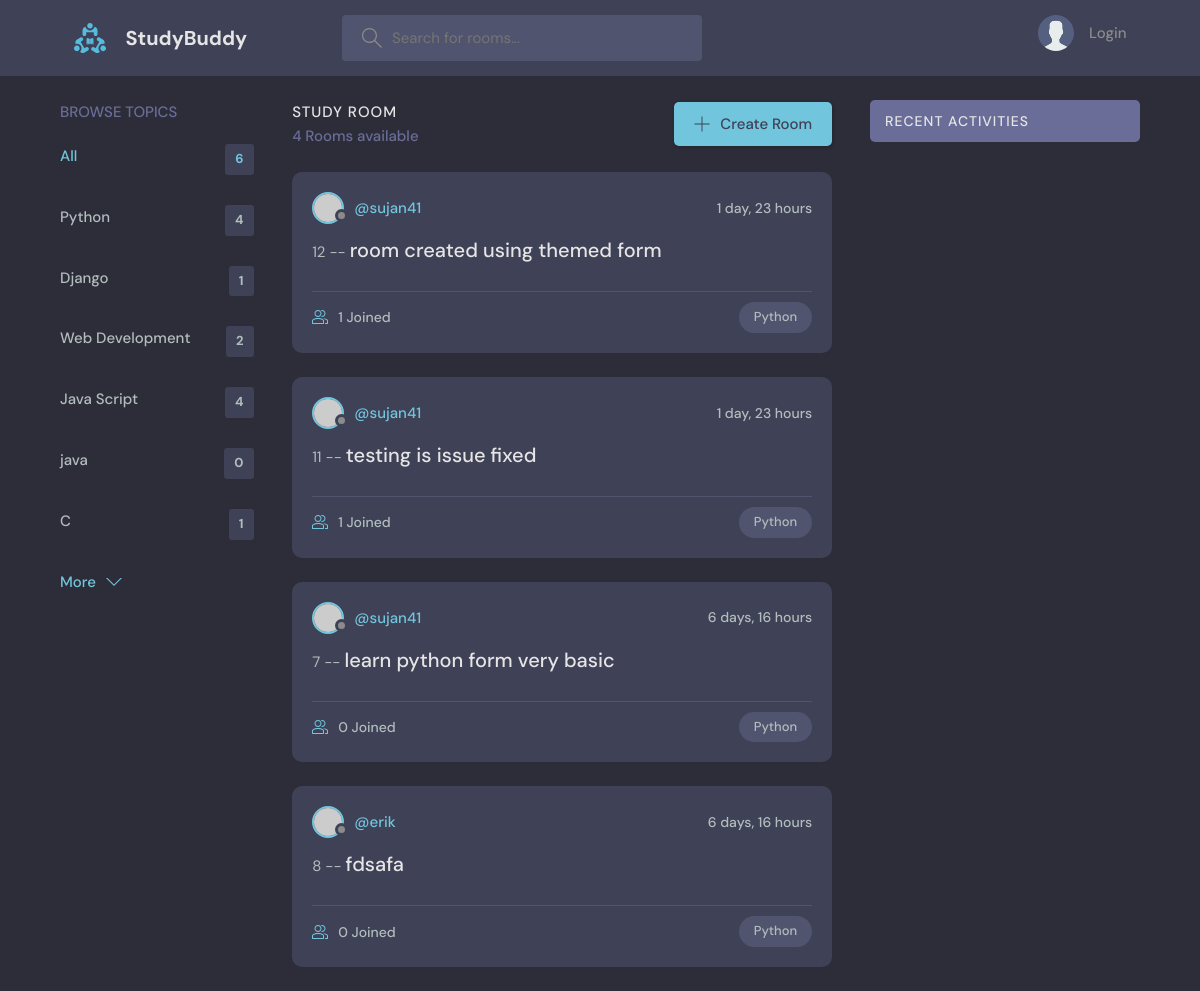
Page /?q=Python on the committed database.
### base/models.py (models this page shows, shortened)
class Topic(models.Model):
    name = models.CharField(max_length=200)

class Room(models.Model):
    host = models.ForeignKey(User, on_delete=models.SET_NULL, null=True)
    topic = models.ForeignKey(Topic, on_delete=models.SET_NULL, null=True)
    name = models.CharField(max_length=200)
    description = models.TextField(null=True, blank=True)
    participants = models.ManyToManyField(User, related_name='participants', blank=True)
    updated = models.DateTimeField(auto_now=True)
    created = models.DateTimeField(auto_now_add=True)
    class Meta:
        ordering = ['-updated', '-created']

### base/views.py (the view)
# urls.py: path('', views.home, name="home"),
def home(request):
    q = request.GET.get('q') if request.GET.get('q') != None else ''
    rooms = Room.objects.filter(Q(topic__name__icontains=q) |
        Q(topic__name__icontains=q) |
        Q(host__username__icontains=q) |
        Q(name__icontains=q) |
        Q(description__icontains=q))
    topics = Topic.objects.all()
    room_count = rooms.count()
    room_messages = Message.objects.filter(Q(room__topic__name__icontains=q))
    context = {'rooms': rooms, 'topics': topics, 'room_count':room_count, 'room_messages': room_messages}
    return render(request,'base/home.html', context)

### base/templates/base/home.html
{% extends 'main.html'%}
{% block content %}
    <main class="layout layout--3">
      <div class="container">
        {% include 'base/topics_components.html' %}
        {% include 'base/feed_components.html' %}
         {% include 'base/activity-component.html' %}
      </div>
    </main>
{% endblock %}

### base/templates/base/topics_components.html
        <div class="topics">
          <div class="topics__header">
            <h2>Browse Topics</h2>
          </div>
          <ul class="topics__list">
            <li>
              <a href="{% url 'home'%}" class="active">All <span>{{topics.count}}</span></a>
            </li>
            {% for topic in topics %}
            <li>
              <a href="{% url 'home' %}?q={{topic.name}}">{{topic.name}}<span>{{topic.room_set.all.count}}</span></a>
            </li>
            {% endfor %}
          </ul>
          <a class="btn btn--link" href="topics.html">
            More
            <svg version="1.1" xmlns="http://www.w3.org/2000/svg" width="32" height="32" viewBox="0 0 32 32">
              <title>chevron-down</title>
              <path d="M16 21l-13-13h-3l16 16 16-16h-3l-13 13z"></path>
            </svg>
          </a>
        </div>

### base/templates/base/feed_components.html (shortened to what this page needs)
        <div class="roomList">
          <div class="roomList__header">
            <div>
              <h2>Study Room</h2>
              <p>{{rooms.count}} Rooms available</p>
            </div>
            <a class="btn btn--main" href="{% url 'create-room' %}">
              <svg version="1.1" xmlns="http://www.w3.org/2000/svg" width="32" height="32" viewBox="0 0 32 32">
                <title>add</title>
                <path
                  d="M16.943 0.943h-1.885v14.115h-14.115v1.885h14.115v14.115h1.885v-14.115h14.115v-1.885h-14.115v-14.115z"
                ></path>
              </svg>
              Create Room
            </a>
          </div>
          {% for room in rooms %}
            <div class="roomListRoom">
                <div class="roomListRoom__header">
                <a href="{% url 'profile' room.host.id %}" class="roomListRoom__author">
                    <div class="avatar avatar--small">
                    <img src="https://randomuser.me/api/portraits/women/11.jpg" />
                    </div>
                    <span>@{{room.host.username}}</span>
                </a>
                <div class="roomListRoom__actions">
                    <span>{{room.created | timesince}}</span>
                </div>
                </div>
                <div class="roomListRoom__content">
                {{room.id}} -- <a href="/room/{{room.id}}">{{room.name}}</a>
                </div>
                <div class="roomListRoom__meta">
                <a href="room.html" class="roomListRoom__joined">
                    {{room.participants.count}} Joined
                </a>
                <p class="roomListRoom__topic">{{room.topic.name}}</p>
                </div>
            </div>
          {%endfor%}
        </div>

### static/styles/style.css (style rules this page uses)
:root { --color-main: #71c6dd; --color-main-light: #e1f6fb; --color-dark: #3f4156; --color-dark-medium: #51546e; --color-dark-light: #696d97; --color-light: #e5e5e5; --color-gray: #8b8b8b; --color-light-gray: #b2bdbd; --color-bg: #2d2d39; --color-success: #5dd693; --color-error: #fc4b0b; }
* { font-family: "DM Sans", -apple-system, BlinkMacSystemFont, "Segoe UI", Roboto, Oxygen, Ubuntu, Cantarell, "Open Sans", "Helvetica Neue", sans-serif; margin: 0; padding: 0; box-sizing: border-box; text-rendering: optimizeLegibility; font-size: inherit; }
html { font-size: 56.25%; }
@media only screen and (min-width: 1200px) { html { font-size: 62.5%; } }
body { line-height: 1.6; font-weight: 400; font-size: 1.5rem; color: var(--color-light-gray); background-color: var(--color-bg); min-height: 100vh; }
img { width: 100%; }
a { display: inline-block; color: var(--color-main); text-decoration: none; }
.container { max-width: 120rem; width: 90%; margin: auto; }
.btn { background-color: transparent; border: none; display: inline-flex; align-items: center; gap: 1rem; cursor: pointer; transition: all ease-in-out 0.3s; padding: 1rem 2rem; border-radius: 5px; box-shadow: 1px 1px 3px 1px rgba(0, 0, 0, 0.15); font-weight: 500; }
.btn--link { border-radius: 0; padding: 0; color: var(--color-main); box-shadow: none; }
.btn--main { background-color: var(--color-main); color: var(--color-dark); }
.btn > svg { fill: currentColor; width: 1.6rem; height: 1.6rem; }
.avatar { position: relative; display: inline-block; border-radius: 50%; border: 2px solid var(--color-main); }
.avatar img { display: block; border-radius: 50%; object-fit: cover; object-position: center; }
.avatar::after { content: ""; display: block; position: absolute; background-color: var(--color-gray); z-index: 111; border-radius: 50%; border: 0.3rem solid var(--color-dark); }
.avatar.avatar--small img { width: 2.8rem; height: 2.8rem; }
.avatar.avatar--small:after { width: 0.7rem; height: 0.7rem; bottom: 0px; right: -6px; }
.layout { margin-top: 2.4rem; }
.layout > .container { display: flex; justify-content: space-between; align-items: flex-start; }
.layout--3 > .container > div:first-child { flex-basis: 18%; max-width: 22.5rem; }
.layout--3 > .container > div:nth-child(2) { flex-basis: 50%; }
.topics__header { margin-bottom: 2rem; }
.topics__header h2 { text-transform: uppercase; font-weight: 500; color: var(--color-dark-light); }
.topics__list { list-style: none; }
.topics__list li a { display: flex; justify-content: space-between; margin-bottom: 3rem; font-weight: 500; color: var(--color-light-gray); transition: all 0.3s ease-in-out; }
.topics__list li a.active, .topics__list li a:hover { color: var(--color-main); }
.topics__list li a span { padding: 0.5rem 1rem; background-color: var(--color-dark); border-radius: 3px; font-size: 1.3rem; font-weight: 700; letter-spacing: 1px; }
.roomList__header { display: flex; justify-content: space-between; align-items: center; margin-bottom: 2.4rem; }
.roomList__header h2 { text-transform: uppercase; font-weight: 500; color: var(--color-light); letter-spacing: 1px; }
.roomList__header p { font-weight: 500; color: var(--color-dark-light); }
.roomListRoom { margin-bottom: 2.4rem; background-color: var(--color-dark); border-radius: 1rem; padding: 2rem; }
.roomListRoom__header { display: flex; justify-content: space-between; align-items: center; }
.roomListRoom__author { font-weight: 500; display: flex; align-items: center; gap: 1rem; }
.roomListRoom__actions { display: flex; align-items: flex-start; gap: 1rem; position: relative; }
.roomListRoom__actions span { font-size: 1.4rem; font-weight: 500; }
.roomListRoom__content { margin: 1rem 0; }
.roomListRoom__content a { font-size: 2rem; font-weight: 500; margin-bottom: 1.5rem; color: var(--color-light); transition: all 0.3s ease-in-out; }
.roomListRoom__meta { border-top: 1px solid var(--color-dark-medium); padding-top: 1rem; display: flex; align-items: center; justify-content: space-between; }
.roomListRoom__joined { color: var(--color-light-gray); display: flex; align-items: center; gap: 1rem; font-size: 1.4rem; font-weight: 500; }
.roomListRoom__joined svg { fill: var(--color-main); width: 1.6rem; height: 1.6rem; }
.roomListRoom__topic { padding: 5px 1.5rem; background-color: var(--color-dark-medium); border-radius: 5rem; font-weight: 500; font-size: 1.3rem; }

### rows in the picture
Topic: name "Python", room_set.all.count "4"
Topic: name "Django", room_set.all.count "1"
Topic: name "Web Development", room_set.all.count "2"
Topic: name "Java Script", room_set.all.count "4"
Topic: name "java", room_set.all.count "0"
Topic: name "C", room_set.all.count "1"
Room: host.username "sujan41", created "1 day, 23 hours", id "12", name "room created using themed form", participants.count "1", topic.name "Python"
Room: host.username "sujan41", created "1 day, 23 hours", id "11", name "testing is issue fixed", participants.count "1", topic.name "Python"
Room: host.username "sujan41", created "6 days, 16 hours", id "7", name "learn python form very basic", participants.count "0", topic.name "Python"
Room: host.username "erik", created "6 days, 16 hours", id "8", name "fdsafa", participants.count "0", topic.name "Python"

### other values in the picture
{{ topics.count }} "6"
{{ rooms.count }} "4"
